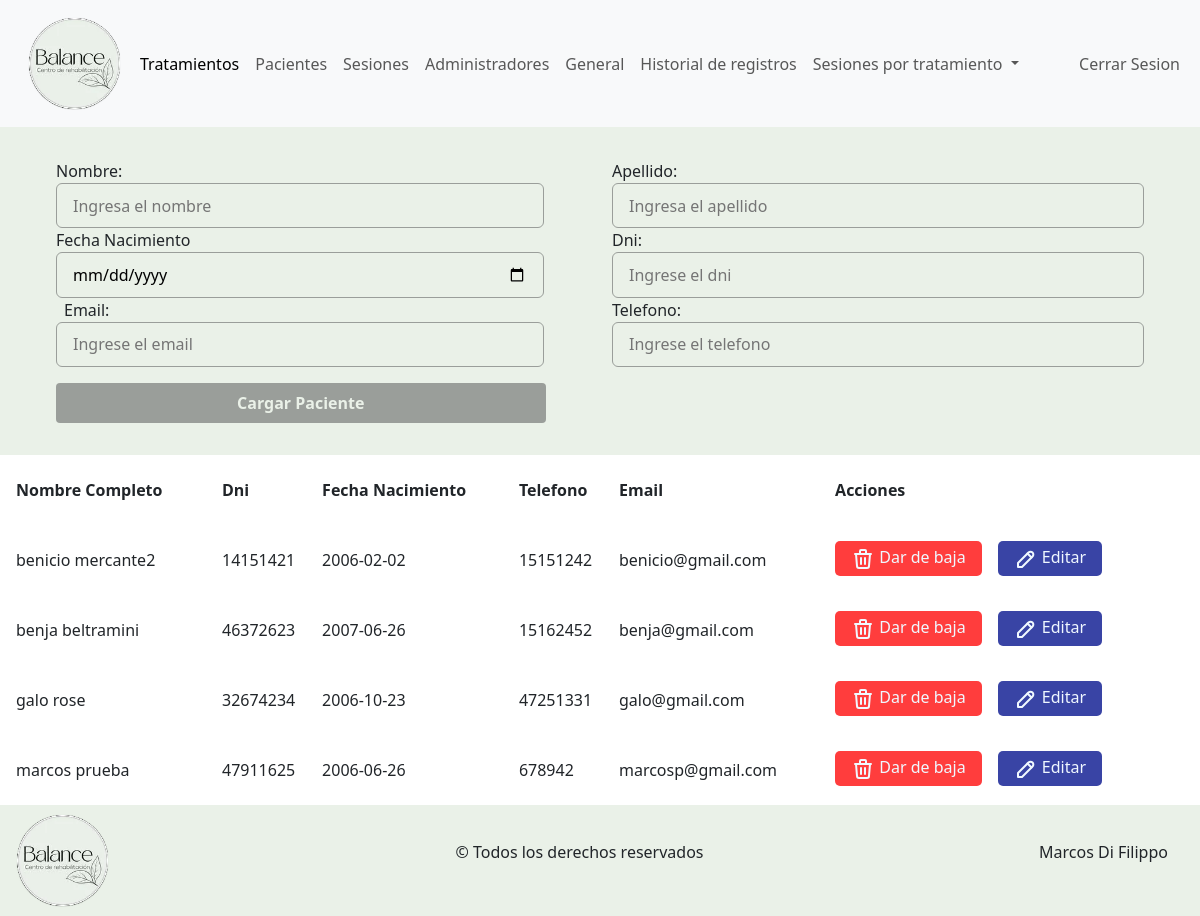
Page /admin/pacientes.php (signed in) on the earlier database version.
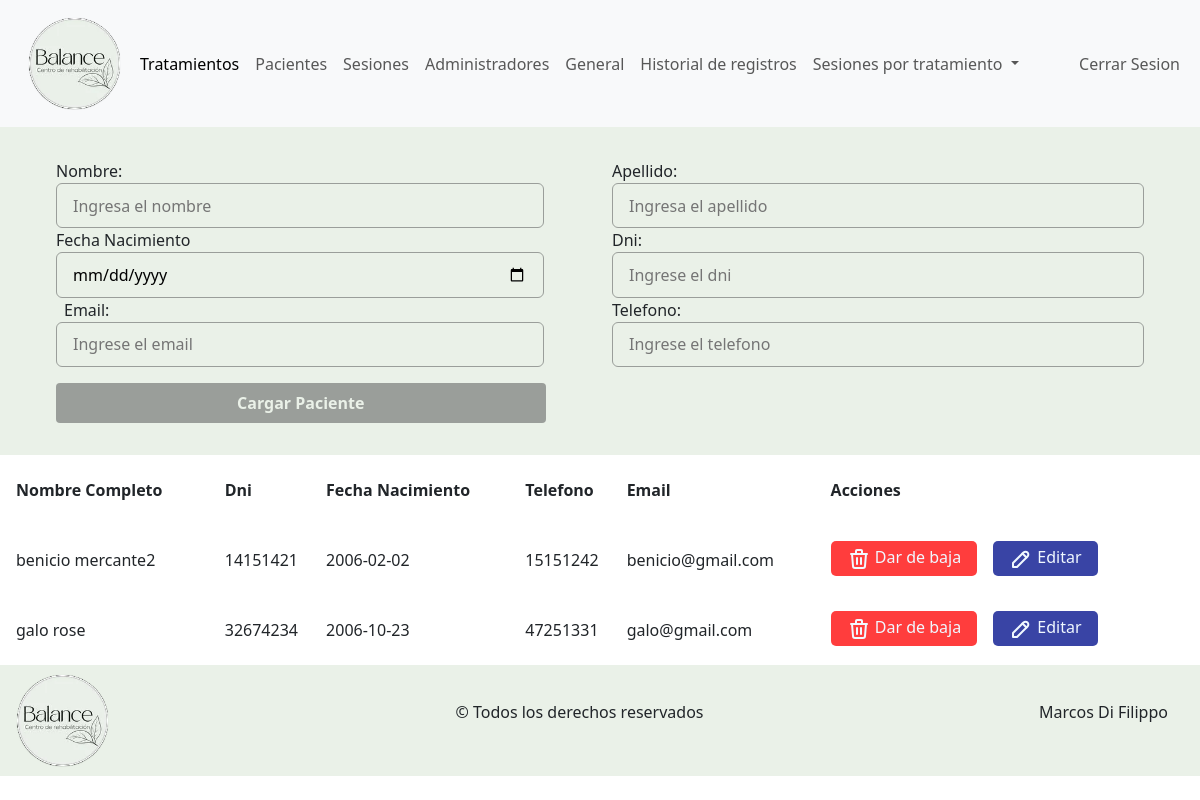
Same page on the later database version.
### tables this page shows
CREATE TABLE `personas` (
  `id_personas` int(11) NOT NULL,
  `nombre` varchar(45) NOT NULL,
  `apellido` varchar(45) NOT NULL,
  `dni` int(11) NOT NULL,
  `fecha_nacimiento` date NOT NULL,
  `telefono` int(11) NOT NULL,
  `email` varchar(60) NOT NULL,
  `fk_rol` int(11) NOT NULL,
  `contrasenia` varchar(45) DEFAULT NULL
);

### admin/abml/lectura.php (called while the page is built, shortened)
<?php
    $lecturaUsuarios = "SELECT * FROM `personas`";
?>

### admin/pacientes.php (the view, shortened to what the changed rows need)
<?php
    include_once("../componentes-admin/header.php");
    include_once("../componentes/config/config.php");
    include_once("./abml/lectura.php");
?>
<main id="main-pacientes">
    <section>
        <article class="article-talbe">
            <table>
                <thead>
                    <tr>
                        <th class="columna-nombre">
                            Nombre Completo
                        </th>
                        <th>
                            Dni
                        </th>
                        <th>
                            Fecha Nacimiento
                        </th>
                        <th>
                            Telefono
                        </th>
                        <th>
                            Email
                        </th>
                        <th>
                            Acciones
                        </th>
                    </tr>
                </thead>
                <tbody>
                    <?php
                        $lecturaUsuarios .= "WHERE `fk_rol`=3";
                        $usuarios = mysqli_query($conexion,$lecturaUsuarios);
                        while($usuario = mysqli_fetch_array($usuarios)) {
                            $idUsuario = $usuario["id_personas"];
                            echo "<tr>";
                            echo "<td class='columna-nombre'>$usuario[nombre] $usuario[apellido]</td>
                            <td>$usuario[dni]</td>
                            <td>$usuario[fecha_nacimiento]</td>
                            <td>$usuario[telefono]</td>
                            <td>$usuario[email]</td>
                            <td class='td-links'>
                                <a class='links-pacientes eliminar-paciente' href='./abml/baja.php?idU=$usuario[id_personas]'>
                                <svg xmlns='http://www.w3.org/2000/svg' width='24' height='24' viewBox='0 0 24 24' fill='none' stroke='currentColor' stroke-width='2' stroke-linecap='round' stroke-linejoin='round' class='icon icon-tabler icons-tabler-outline icon-tabler-trash'><path stroke='none' d='M0 0h24v24H0z' fill='none'/><path d='M4 7l16 0' /><path d='M10 11l0 6' /><path d='M14 11l0 6' /><path d='M5 7l1 12a2 2 0 0 0 2 2h8a2 2 0 0 0 2 -2l1 -12' /><path d='M9 7v-3a1 1 0 0 1 1 -1h4a1 1 0 0 1 1 1v3' /></svg>
                                <span>
                                    Dar de baja
                                </span>
                                </a>
                                <a class='links-pacientes modificar-paciente'   href='./abml/modificacion-paciente.php?idU=$idUsuario'>
                                <svg xmlns='http://www.w3.org/2000/svg' width='24' height='24' viewBox='0 0 24 24' fill='none' stroke='currentColor' stroke-width='2' stroke-linecap='round' stroke-linejoin='round' class='icon icon-tabler icons-tabler-outline icon-tabler-pencil'><path stroke='none' d='M0 0h24v24H0z' fill='none'/><path d='M4 20h4l10.5 -10.5a2.828 2.828 0 1 0 -4 -4l-10.5 10.5v4' /><path d='M13.5 6.5l4 4' /></svg>
                                <span>
                                    Editar
                                </span>
                                </a>
                            </td>
                            ";
                            echo "</tr>";
                        }
                    ?>
                </tbody>
            </table>
        </article>
    </section>
</main>
<?php
    include_once("../componentes-admin/footer.php");
?>

Differences in the rows shown:
removed personas: nombre "benja", apellido "beltramini", dni "46372623", fecha_nacimiento "2007-06-26", telefono "15162452", email "benja@gmail.com"
removed personas: nombre "marcos", apellido "prueba", dni "47911625", fecha_nacimiento "2006-06-26", telefono "678942", email "marcosp@gmail.com"
